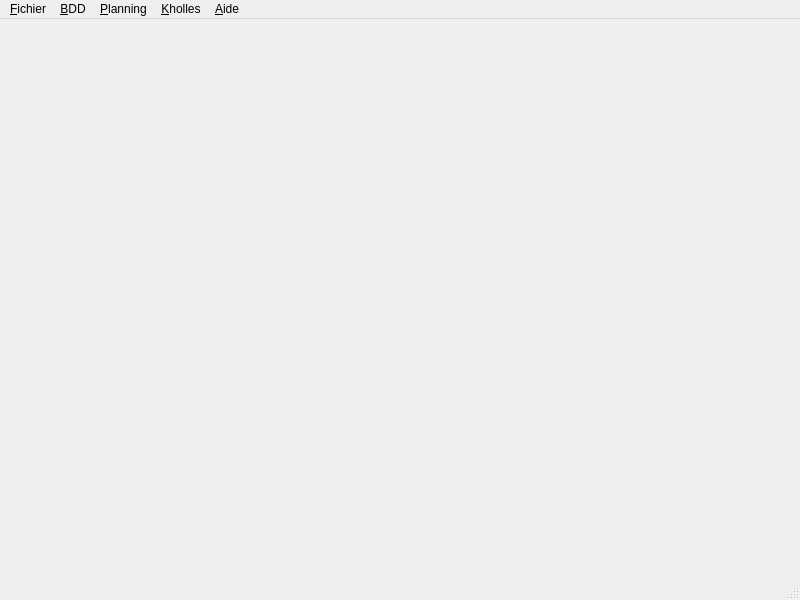
<?xml version="1.0" encoding="UTF-8"?>
<ui version="4.0">
 <class>MainWindow</class>
 <widget class="QMainWindow" name="MainWindow">
  <property name="windowModality">
   <enum>Qt::WindowModal</enum>
  </property>
  <property name="geometry">
   <rect>
    <x>0</x>
    <y>0</y>
    <width>800</width>
    <height>600</height>
   </rect>
  </property>
  <property name="windowTitle">
   <string>SPARK Kholloscope</string>
  </property>
  <widget class="QWidget" name="centralwidget">
   <layout class="QVBoxLayout" name="verticalLayout">
    <item>
     <widget class="QLabel" name="info">
      <property name="text">
       <string>&lt;html&gt;&lt;head/&gt;&lt;body&gt;&lt;p&gt;&lt;br/&gt;&lt;/p&gt;&lt;/body&gt;&lt;/html&gt;</string>
      </property>
     </widget>
    </item>
    <item>
     <spacer name="verticalSpacer">
      <property name="orientation">
       <enum>Qt::Vertical</enum>
      </property>
      <property name="sizeHint" stdset="0">
       <size>
        <width>20</width>
        <height>40</height>
       </size>
      </property>
     </spacer>
    </item>
   </layout>
  </widget>
  <widget class="QMenuBar" name="menubar">
   <property name="geometry">
    <rect>
     <x>0</x>
     <y>0</y>
     <width>800</width>
     <height>21</height>
    </rect>
   </property>
   <property name="nativeMenuBar">
    <bool>false</bool>
   </property>
   <widget class="QMenu" name="menuFichier">
    <property name="title">
     <string>&amp;Fichier</string>
    </property>
    <addaction name="action_File_Create"/>
    <addaction name="action_File_Open"/>
    <addaction name="separator"/>
    <addaction name="action_File_Settings"/>
    <addaction name="separator"/>
    <addaction name="action_File_Quit"/>
   </widget>
   <widget class="QMenu" name="menuBDD">
    <property name="enabled">
     <bool>true</bool>
    </property>
    <property name="title">
     <string>&amp;BDD</string>
    </property>
    <addaction name="action_DB_Students"/>
    <addaction name="action_DB_Groups"/>
    <addaction name="action_DB_Subjects"/>
    <addaction name="action_DB_Kholleurs"/>
   </widget>
   <widget class="QMenu" name="menuPlanning">
    <property name="enabled">
     <bool>true</bool>
    </property>
    <property name="title">
     <string>&amp;Planning</string>
    </property>
    <addaction name="action_Schedule_Timetable"/>
    <addaction name="action_Schedule_Students_Groups"/>
    <addaction name="action_Schedule_Swapping_Groups"/>
    <addaction name="action_Schedule_Tribes"/>
    <addaction name="action_Schedule_Kholles"/>
    <addaction name="action_Schedule_Events"/>
   </widget>
   <widget class="QMenu" name="menuKholles">
    <property name="enabled">
     <bool>true</bool>
    </property>
    <property name="title">
     <string>&amp;Kholles</string>
    </property>
    <addaction name="action_Kholles_Interface"/>
    <addaction name="action_Kholles_Generate"/>
    <addaction name="action_Kholles_LastChanges"/>
    <addaction name="action_Kholles_Historic"/>
   </widget>
   <widget class="QMenu" name="menu_Aide">
    <property name="title">
     <string>&amp;Aide</string>
    </property>
    <addaction name="action_Help"/>
    <addaction name="action_AboutIt"/>
   </widget>
   <addaction name="menuFichier"/>
   <addaction name="menuBDD"/>
   <addaction name="menuPlanning"/>
   <addaction name="menuKholles"/>
   <addaction name="menu_Aide"/>
  </widget>
  <widget class="QStatusBar" name="statusbar"/>
  <action name="action_File_Open">
   <property name="text">
    <string>&amp;Ouvrir</string>
   </property>
   <property name="shortcut">
    <string>Ctrl+O</string>
   </property>
  </action>
  <action name="action_File_Create">
   <property name="enabled">
    <bool>true</bool>
   </property>
   <property name="text">
    <string>C&amp;réer</string>
   </property>
   <property name="shortcut">
    <string>Ctrl+N</string>
   </property>
  </action>
  <action name="action_File_Delete">
   <property name="text">
    <string>&amp;Supprimer</string>
   </property>
  </action>
  <action name="action_File_Configuate">
   <property name="text">
    <string>&amp;Configurer</string>
   </property>
  </action>
  <action name="action_File_Quit">
   <property name="text">
    <string>&amp;Quitter</string>
   </property>
   <property name="shortcut">
    <string>Ctrl+Q</string>
   </property>
  </action>
  <action name="action_DB_Students">
   <property name="enabled">
    <bool>true</bool>
   </property>
   <property name="text">
    <string>&amp;Elèves</string>
   </property>
  </action>
  <action name="action_DB_Groups">
   <property name="text">
    <string>&amp;Groupes</string>
   </property>
  </action>
  <action name="action_DB_Subjects">
   <property name="text">
    <string>&amp;Matières</string>
   </property>
  </action>
  <action name="action_DB_Kholleurs">
   <property name="text">
    <string>Kholleurs</string>
   </property>
  </action>
  <action name="action_Schedule_Timetable">
   <property name="enabled">
    <bool>true</bool>
   </property>
   <property name="text">
    <string>&amp;Emploi du temps</string>
   </property>
   <property name="shortcut">
    <string>Ctrl+T</string>
   </property>
  </action>
  <action name="action_Schedule_Students_Groups">
   <property name="text">
    <string>&amp;Liens élèves-groupes</string>
   </property>
  </action>
  <action name="action_Schedule_Kholles">
   <property name="text">
    <string>&amp;Horaires de kholles</string>
   </property>
   <property name="shortcut">
    <string>Ctrl+K</string>
   </property>
  </action>
  <action name="action_Schedule_Events">
   <property name="text">
    <string>Evènements &amp;spéciaux</string>
   </property>
  </action>
  <action name="action_Kholles_Interface">
   <property name="enabled">
    <bool>true</bool>
   </property>
   <property name="text">
    <string>&amp;Interface</string>
   </property>
   <property name="shortcut">
    <string>Ctrl+I</string>
   </property>
  </action>
  <action name="action_Kholles_Generate">
   <property name="text">
    <string>&amp;Générer</string>
   </property>
   <property name="shortcut">
    <string>Ctrl+G</string>
   </property>
  </action>
  <action name="action_Kholles_Historic">
   <property name="text">
    <string>&amp;Historique</string>
   </property>
   <property name="shortcut">
    <string>Ctrl+H</string>
   </property>
  </action>
  <action name="action_Help">
   <property name="enabled">
    <bool>true</bool>
   </property>
   <property name="text">
    <string>&amp;Tutoriels</string>
   </property>
  </action>
  <action name="action_AboutIt">
   <property name="text">
    <string>A p&amp;ropos de</string>
   </property>
  </action>
  <action name="action_Kholles_LastChanges">
   <property name="text">
    <string>&amp;Outils de dépannage</string>
   </property>
   <property name="shortcut">
    <string>Ctrl+D</string>
   </property>
  </action>
  <action name="action_Schedule_Swapping_Groups">
   <property name="text">
    <string>Echange de &amp;groupes</string>
   </property>
  </action>
  <action name="action_File_Settings">
   <property name="text">
    <string>P&amp;aramètres</string>
   </property>
  </action>
  <action name="action_Schedule_Tribes">
   <property name="text">
    <string>&amp;Tribus de kholles</string>
   </property>
  </action>
 </widget>
 <resources/>
 <connections/>
</ui>
